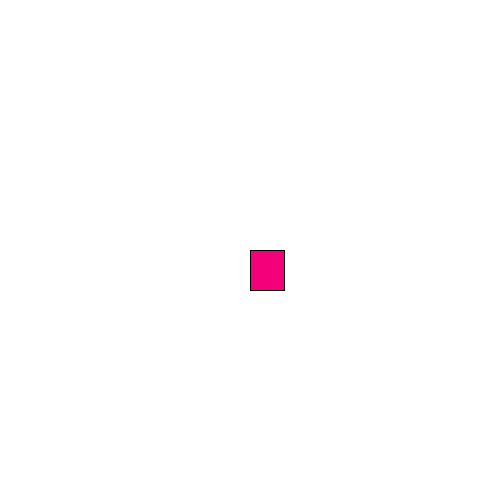
Frame 1 (no input)
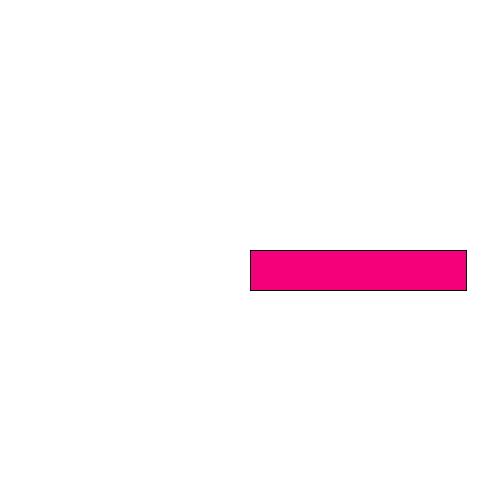
Frame 60 (the mouse pressed at the canvas centre just before this capture)
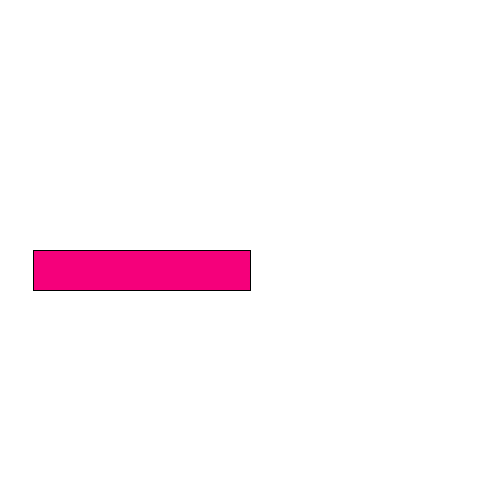
Frame 120 (the mouse held since frame 60 and released just before this capture)

The Processing sketch that drew these frames (run headless with seeded random() and noise(); from frame 60 on, the mouse is pressed at the canvas centre):

// Processing sketch: simple_harmonic_motion
// ── simple_harmonic_motion.pde
/**
** Simple harmonic motion
**/

float angle = 0.0;
float x = 0.0;
//change the value of period to change how fast the rectangle animates
float period = 45;
void setup(){
  size(500,500);
}
void draw(){
  background(255);
  translate(width/2, height/2);
  float amplitude = width/2;//play with the amplitude value 
  float angle = frameCount / period * TWO_PI;
  x = sin(angle)* amplitude;
  fill(245,0,123);
  rect(0,0,x,40);
}
